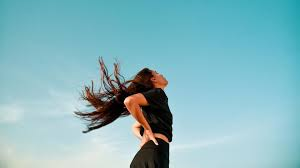
#> input picture images.jpg, 300 x 168 px, found by its file name
$ python image_resizer.py
#> lines starting #> are read from the running program, lines starting #| are printed output that depends on the picture
# [34 lines of commented-out code are left out]
from PIL import Image

# Opens a image in RGB mode
im = Image.open(r"E:\Desktop\Python Project\projects\images.jpg")
#> im is the input picture: PIL image 300x168 RGB; mean R, G, B 133.7, 182.5, 190.4

# Size of the image in pixels (size of original image)
# (This is not mandatory)
width, height = im.size
#> width = 300; height = 168

# Setting the points for cropped image
left = 4
top = height / 5
#> top = 33.6
right = 154
bottom = 3 * height / 5
#> bottom = 100.8

# Cropped image of above dimension
# (It will not change original image)
im1 = im.crop((left, top, right, bottom))
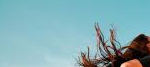
#> im1: PIL image 150x67 RGB; mean R, G, B 129.3, 171.6, 178.7
newsize = (300, 300)
im1 = im1.resize(newsize)
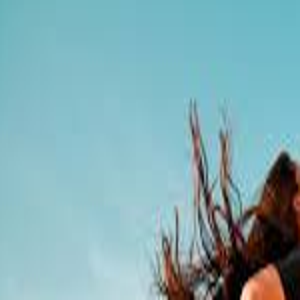
#> im1: PIL image 300x300 RGB; mean R, G, B 129.3, 171.6, 178.8
# Shows the image in image viewer
im1.show()
